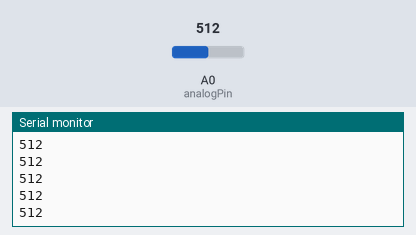
This sketch was run on a simulated Arduino Uno, built with avr-gcc and run on an emulated ATmega328P. Parts: the last lines printed to the serial monitor. The inputs (shaded band) are chosen by the test bench; at power-on: A0 (analogPin) = 512.

Above: at 1.2 s.
1.3 s: A0 (analogPin) set to 716
At 2.4 s:
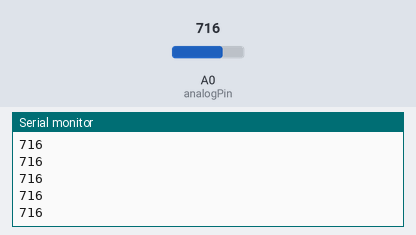
2.8 s: A0 (analogPin) set to 900
At 3.4 s:
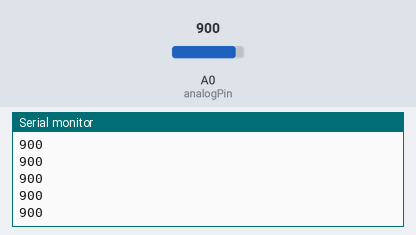
Timing chart, 0 to 5.8 s (numbered marks = the images above; inputs shaded):
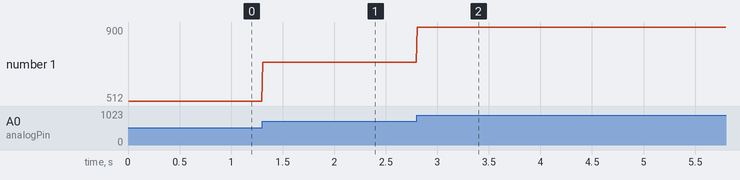

Measured:
- after the input at 1.3 s, the serial monitor: prints a new line at once (image 1)
- after the input at 2.8 s, the serial monitor: prints a new line at once (image 2)
- plotted number 1: 512 → 716 after the input at 1.3 s, 716 → 900 after the input at 2.8 s

The sketch:

Heart_rate.ino
```cpp
#include <TimerOne.h>

const int analogPin = A0; //analog pin
int data = 0; // to store sensor value
int samplingfrequency= 128; // sampling frequency 100hz


void setup() {
  Serial.begin(115200);
  Timer1.initialize(1000000/samplingfrequency); //sampling frequency set as 128hz. this function works with microsec.
                                                //1000000 micsec / sampling freq , gives as sampling period   1/f = T
  Timer1.attachInterrupt(timerInterrupt);
}

void loop() {

}

void timerInterrupt() {
  data = analogRead(analogPin); //analog read from pin that sensor is connected
  Serial.println(data);        //print data to serial port
}                   
```
